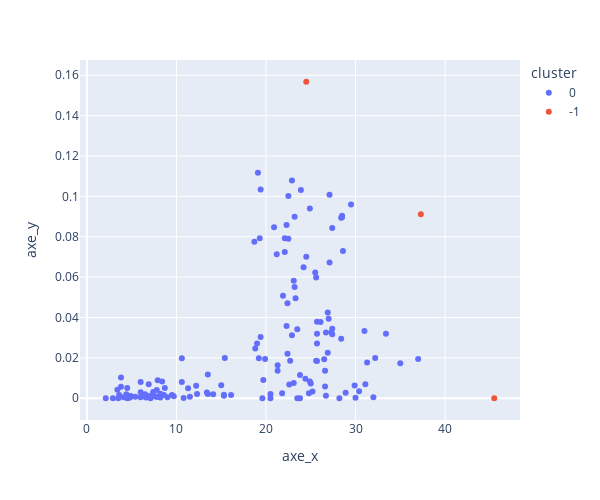

This figure's notebook cell:
### Markdown cell above
Check out other algorithms such as DBSAN or OPTICS, why are these algorithms very interesting and in what cases?

### Code cell
from sklearn.cluster import DBSCAN



X  = fat_quantity_clean.loc[:, ['Obesity', 'Deaths']]
X_norm = scaler.fit_transform(X)

dbscan = DBSCAN()
dbscan.fit_predict(X_norm)

df = pd.DataFrame(
    {
        'axe_x' : X['Obesity'],
        'axe_y' : X['Deaths'],
        'cluster' : dbscan.fit_predict(X_norm).astype(str)
    }
)

px.scatter(df, 
           x='axe_x',
           y='axe_y', 
           color="cluster",
           width=600,
           height=500)

### Figure 1 — Plotly figure (JSON) as saved in the notebook; plotly's stock layout.template omitted (floating-point values rounded to 4 significant figures; data arrays with more than 128 entries replaced by an {"elided": "..."} marker saying what was removed)
{"data": [{"hovertemplate": "cluster=0<br>axe_x=%{x}<br>axe_y=%{y}<extra></extra>", "legendgroup": "0", "marker": {"color": "#636efa", "symbol": "circle"}, "mode": "markers", "name": "0", "orientation": "v", "showlegend": true, "type": "scatter", "x": {"elided": "151 float values"}, "xaxis": "x", "y": {"elided": "151 float values"}, "yaxis": "y"}, {"hovertemplate": "cluster=-1<br>axe_x=%{x}<br>axe_y=%{y}<extra></extra>", "legendgroup": "-1", "marker": {"color": "#EF553B", "symbol": "circle"}, "mode": "markers", "name": "-1", "orientation": "v", "showlegend": true, "type": "scatter", "x": [24.5, 45.5, 37.3], "xaxis": "x", "y": [0.1568, 0, 0.09109], "yaxis": "y"}], "layout": {"height": 500, "legend": {"title": {"text": "cluster"}, "tracegroupgap": 0}, "margin": {"t": 60}, "width": 600, "xaxis": {"anchor": "y", "domain": [0, 1], "title": {"text": "axe_x"}}, "yaxis": {"anchor": "x", "domain": [0, 1], "title": {"text": "axe_y"}}}}
